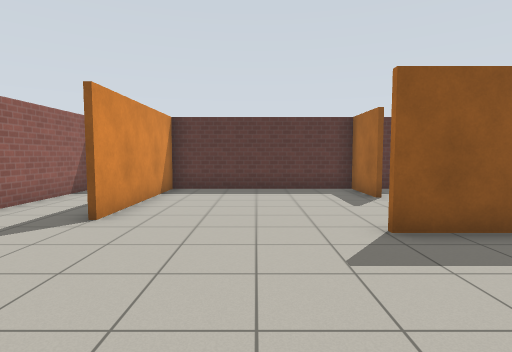
view 1 (above)

12 first-person views from a walk through a robot-simulator world made for Gazebo. The camera is 1.2 m above the floor, tilts 4° down and sees 80° across. The floor is counted in squares, 1 m on a side. Each view is taken from the middle of a square. On the plan, view 1 faces up. The plan holds only what a view shows up to about 13 squares ahead; the rest is blank. Gazebo's built-in surfaces are drawn with simple patterns.

view 2
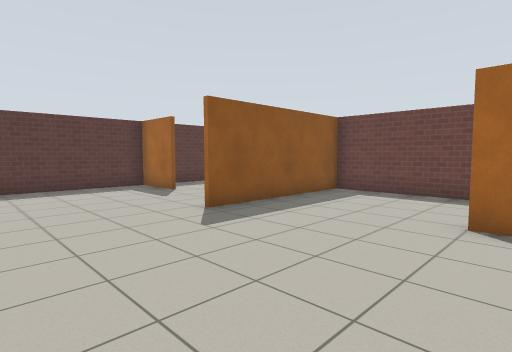

view 3
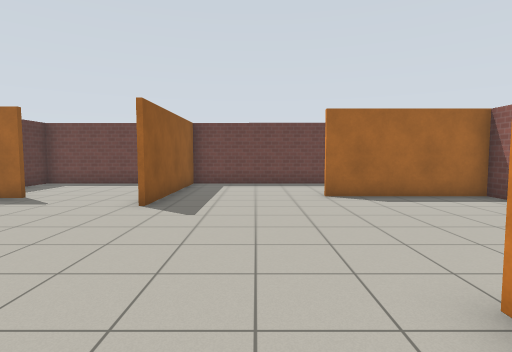

view 4
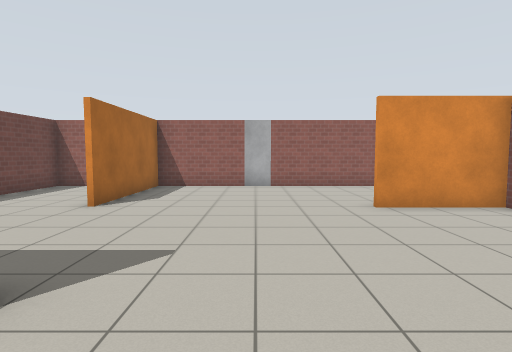

view 5
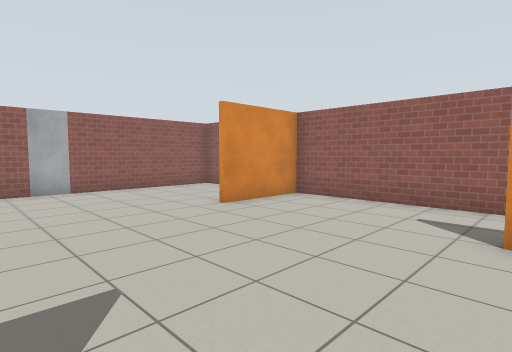

view 6
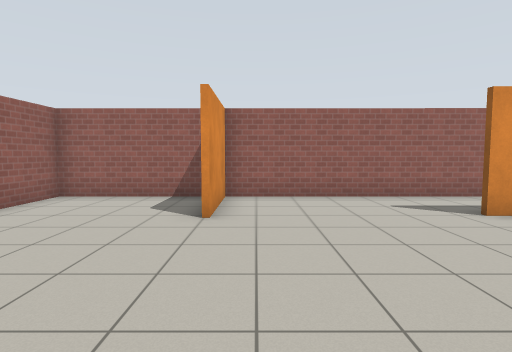

view 7
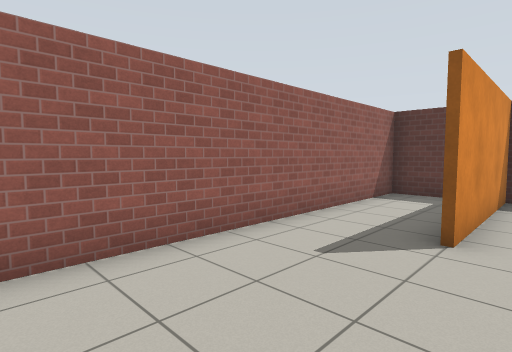

view 8
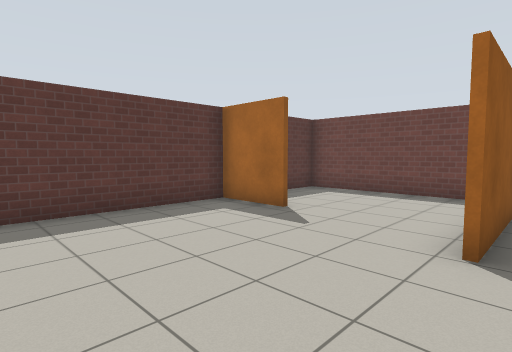

view 9
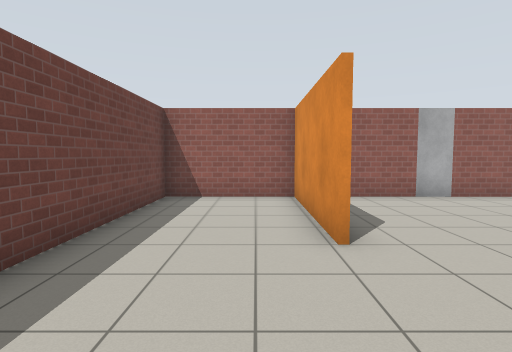

view 10
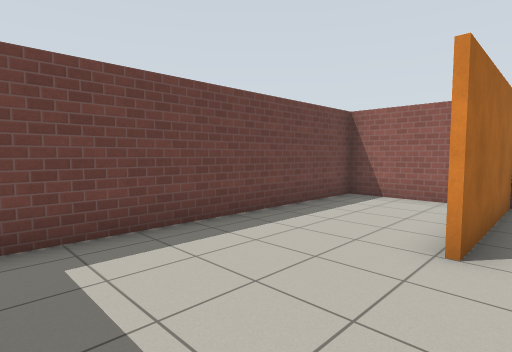

view 11
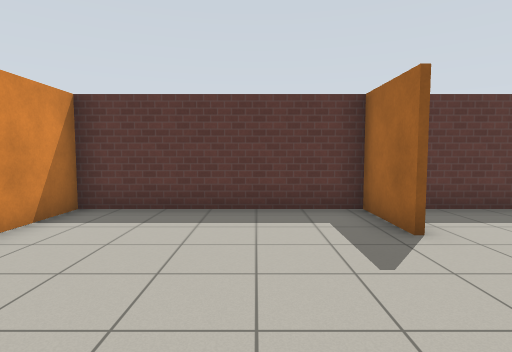

view 12
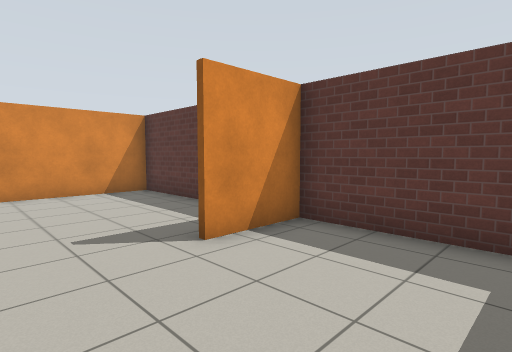

### Floor plan
Points are (right, up) in squares from view 1. A wall is a line through its corners. A room is listed if a view was taken in it or the views show most of it. See-through windows are left out.
Room 1 (views 1, 2, 3, 4, 5, 6, 7, 8, 9, 10, 11, 12)
walls: (3.9, 0) (3.9, -4.6); (3.4, 8.4) (3.4, 10.7) (-2.9, 10.7) (-2.9, 5.5); (7.7, 5.7) (7.7, 10.7) (3.5, 10.7) (3.5, 8.4); (-5.7, 0.1) (-2.6, 0.1); (0.5, -4.7) (7.6, -4.7) (7.6, 4.6) (2, 4.6); (3.8, -4.8) (3.8, 0); (-4.3, 10.7) (-5.7, 10.7) (-5.7, -4.7) (-0.5, -4.7)
objects: door leaf (0, -5)

Positions as (right, up) in squares from view 1, and headings:
1: (0, 0), facing up
2: (-2, -1), facing up-right
3: (-5, 2), facing right
4: (0, 7), facing down
5: (2, 6), facing down-left
6: (3, 1), facing left
7: (-2, 1), facing up-left
8: (-2, 4), facing up-right
9: (5, 4), facing down
10: (3, 4), facing down-right
11: (1, 4), facing up
12: (7, 6), facing up-left
